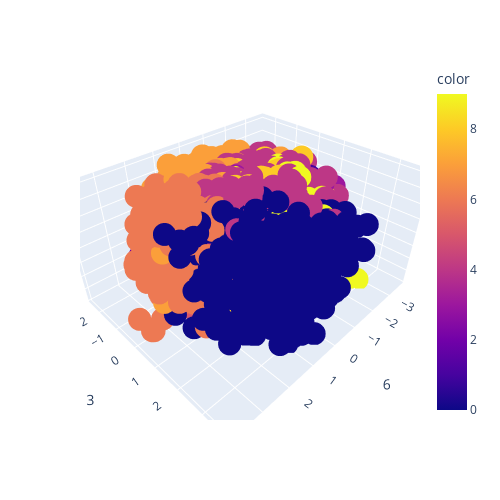

This figure's notebook cell:
### Code cell
kmeans = KMeans(n_clusters = 10)

kmeans.fit(num_features_proj)

labelling = kmeans.labels_

fig_scaled = px.scatter_3d(num_features_proj,
                           x = 6,
                           y = 3,
                           z = 2,
                           color=labelling,
                           width=500,
                           height=500)
fig_scaled.show()

### Figure 1 — Plotly figure (JSON) as saved in the notebook; plotly's stock layout.template omitted (floating-point values rounded to 4 significant figures; data arrays with more than 128 entries replaced by an {"elided": "..."} marker saying what was removed)
{"data": [{"hovertemplate": "6=%{x}<br>3=%{y}<br>2=%{z}<br>color=%{marker.color}<extra></extra>", "legendgroup": "", "marker": {"color": {"elided": "8890 int values"}, "coloraxis": "coloraxis", "symbol": "circle"}, "mode": "markers", "name": "", "scene": "scene", "showlegend": false, "type": "scatter3d", "x": {"elided": "8890 float values"}, "y": {"elided": "8890 float values"}, "z": {"elided": "8890 float values"}}], "layout": {"coloraxis": {"colorbar": {"title": {"text": "color"}}, "colorscale": [[0, "#0d0887"], [0.1111, "#46039f"], [0.2222, "#7201a8"], [0.3333, "#9c179e"], [0.4444, "#bd3786"], [0.5556, "#d8576b"], [0.6667, "#ed7953"], [0.7778, "#fb9f3a"], [0.8889, "#fdca26"], [1, "#f0f921"]]}, "height": 500, "legend": {"tracegroupgap": 0}, "margin": {"t": 60}, "scene": {"domain": {"x": [0, 1], "y": [0, 1]}, "xaxis": {"title": {"text": "6"}}, "yaxis": {"title": {"text": "3"}}, "zaxis": {"title": {"text": "2"}}}, "width": 500}}
